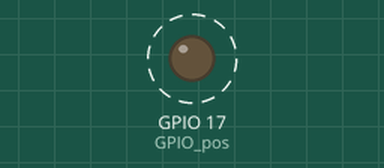
Recording of a program running on a simulated Raspberry Pi (BCM pin numbers). On the bench: output pins drawn as LEDs (lit = HIGH). Dashed ring = blinking.

Above: at 0.2 s.
Timing chart, 0 to 3.0 s (numbered marks = the images above):
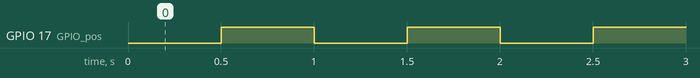

The program:

06_beep_wiringPi.py
```python
#!/usr/bin/env python
import wiringpi as piwiring
import time

# must run in sudo right
GPIO_pos = 17


def setup():
    piwiring.wiringPiSetupGpio()
    piwiring.pinMode(GPIO_pos, piwiring.OUTPUT)
    piwiring.digitalWrite(GPIO_pos, piwiring.LOW)


def loop():
    while True:
        piwiring.digitalWrite(GPIO_pos, piwiring.LOW)
        time.sleep(0.5)
        piwiring.digitalWrite(GPIO_pos, piwiring.HIGH)
        time.sleep(0.5)

def destroy():
    piwiring.digitalWrite(GPIO_pos, piwiring.LOW)


if __name__ == '__main__':     # Program start from here
    setup()
    try:
        loop()
    except KeyboardInterrupt:  # When 'Ctrl+C' is pressed, the child program destroy() will be  executed.
        destroy()
```

Measured:
- by itself, GPIO 17 (GPIO_pos): alternates HIGH for 0.50 s and LOW for 0.50 s
